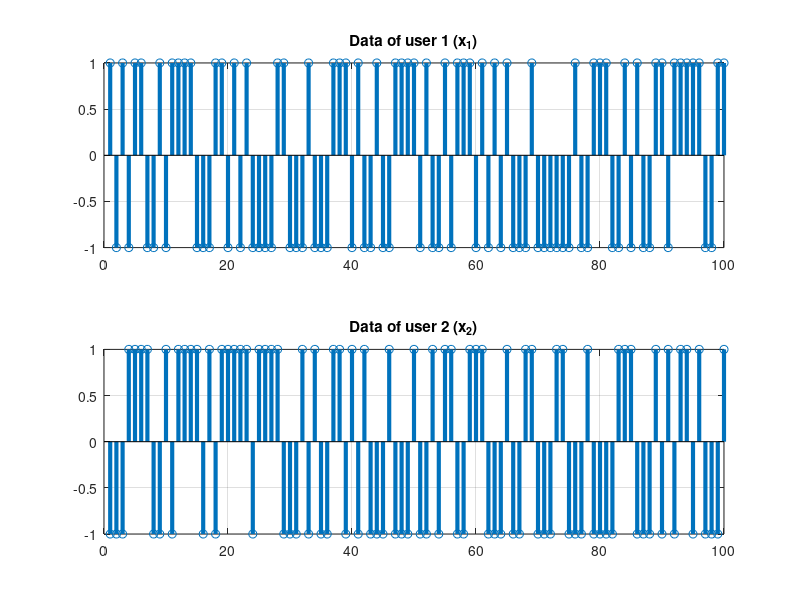
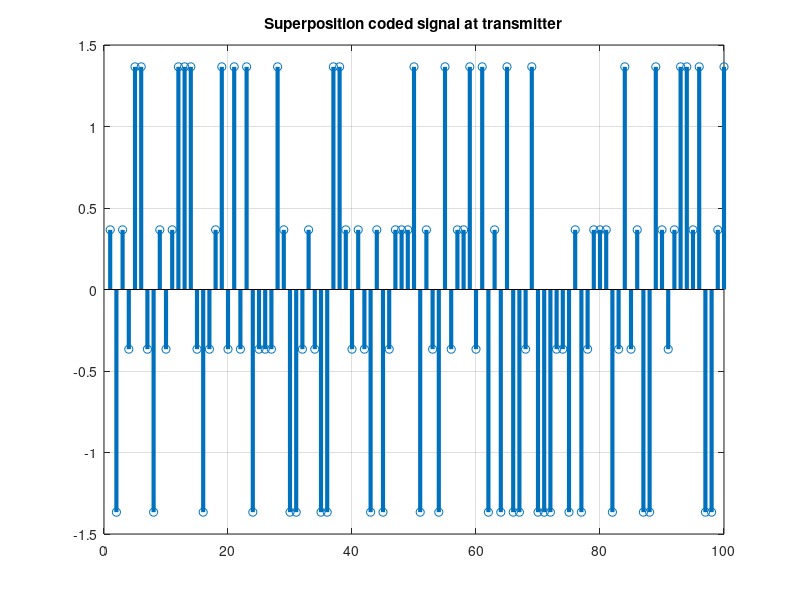
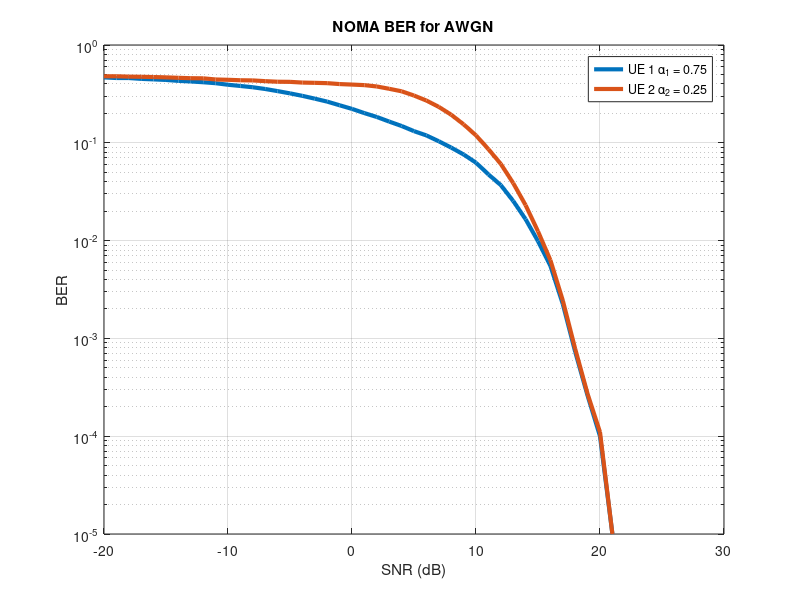

Source code (MATLAB) for these figures, in order:
%%%%%%%%%%%%%%%%%%%%%%%%%%%%%%%%%%%%
%%%% Multiple Access Techniques %%%%
%%%%%%%%%%% OMA and NOMA %%%%%%%%%%%
%%%%%%%%%%%%%%%%%%%%%%%%%%%%%%%%%%%%

clc; clear all; close all

% Some global constants %
N = 1e5;
SNR = -20:30; % SNR range in dB
snr = db2pow(SNR); % SNR range in linear scale

%%%%% OMA Transmitter %%%%%

% BPSK Signalling % 
x1 = randi([0 1],1,N);
x2 = randi([0 1],1,N);
%fprintf('Data of user 1 is %s\n',sprintf('%d', x1));
%fprintf('Data of user 2 is %s\n',sprintf('%d', x2));

x1bpsk = 2 * x1 - 1;
x2bpsk = 2 * x2 - 1;

% Assigning Power Coefficients to User 1 and 2 %
a1 = 0.75;
a2 = 0.25;

% Superposition coding %
x = sqrt(a1) * x1bpsk + sqrt(a2)*x2bpsk;

% Plotting data signals %
figure(1);
subplot(211);
stem(x1bpsk(1:100),'LineWidth',3);
title('Data of user 1 (x_1)');
grid on;
subplot(212);
stem(x2bpsk(1:100),'LineWidth',3);
title('Data of user 2 (x_2)');
grid on;

% Plotting superposition signal %
figure(2);
stem(x(1:100),'LineWidth',3);
title('Superposition coded signal at transmitter');
grid on;

%%%%% OMA Receiver %%%%%

for i = 1:length(snr)
    x_awgn = awgn(x,SNR(i),'measured');
    x1_received = ones(1,N);
    x1_received(x_awgn < 0) = 0;
    x1_received_ASK = ones(1,N);
    x1_received_ASK(x_awgn < 0) = 0;
    x1_received_ASK(x1_received == 0) = -1; %Remodulating BPSK signal
    remaining_signal = x_awgn - sqrt(a1) * x1_received_ASK;
    x2_received = zeros(1,N);
    x2_received(remaining_signal > 0) = 1;
    ber1(i) = biterr(x1,x1_received) / N;
    ber2(i) = biterr(x2,x2_received) / N;
    if (SNR(i) == 10)
        disp(ber1(i))
    end
end

% Plotting %
figure(3);
semilogy(SNR, ber1, 'linewidth', 3);
hold on;
semilogy(SNR, ber2, 'linewidth', 3);
grid on;
legend('UE 1 \alpha_1 = 0.75', 'UE 2 \alpha_2 = 0.25');
xlabel('SNR (dB)');
ylabel('BER');
title('NOMA BER for AWGN');



